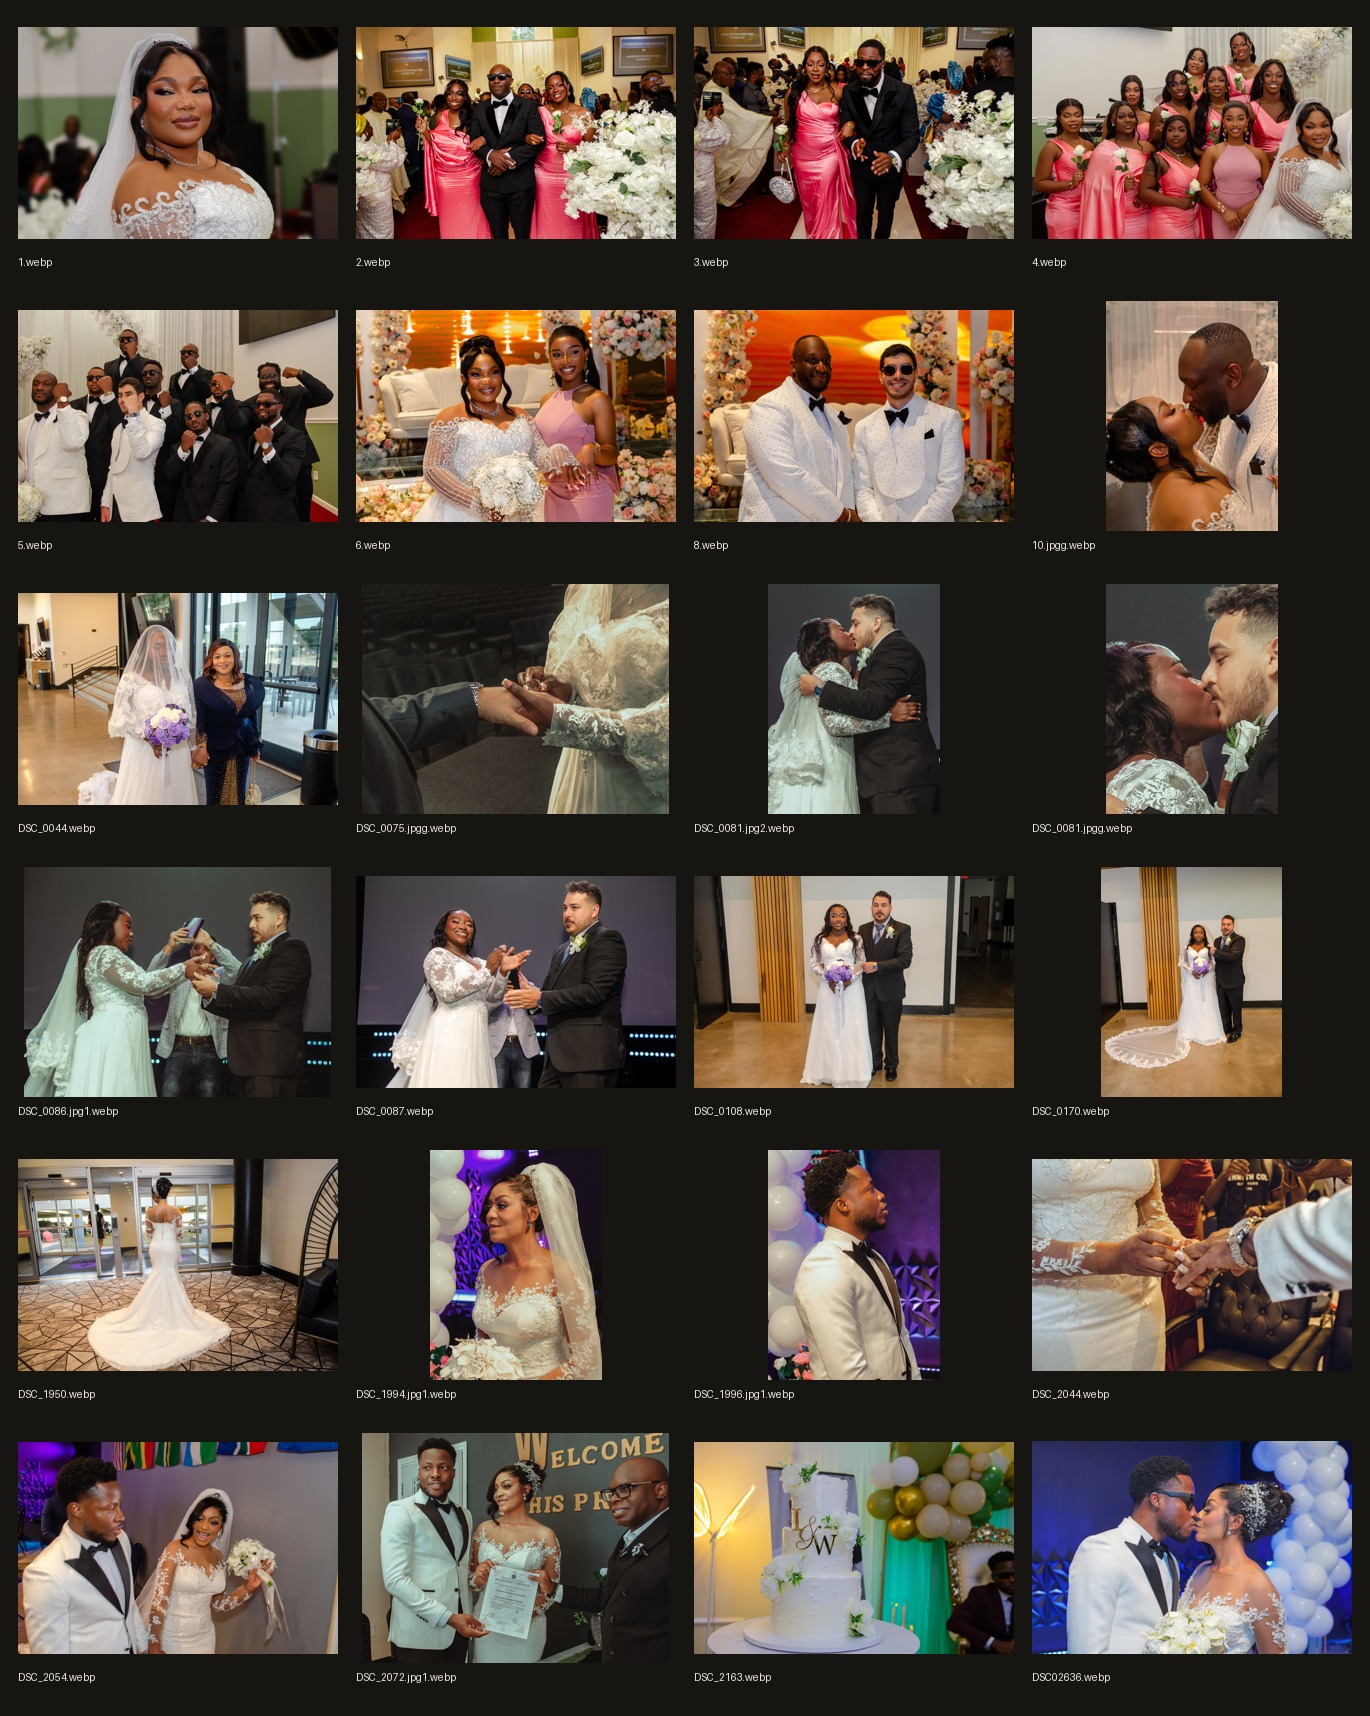

Write Python code to recreate this figure.

from PIL import Image, ImageOps, ImageDraw, ImageFont
from pathlib import Path

# Exact wedding image folder
image_folder = Path("images-webp/wedding")

# Only the 24 images used in the wedding viewer
image_files = [
    "1.webp", "2.webp", "3.webp", "4.webp",
    "5.webp", "6.webp", "8.webp", "10.jpgg.webp",
    "DSC_0044.webp", "DSC_0075.jpgg.webp",
    "DSC_0081.jpg2.webp", "DSC_0081.jpgg.webp",
    "DSC_0086.jpg1.webp", "DSC_0087.webp",
    "DSC_0108.webp", "DSC_0170.webp",
    "DSC_1950.webp", "DSC_1994.jpg1.webp",
    "DSC_1996.jpg1.webp", "DSC_2044.webp",
    "DSC_2054.webp", "DSC_2072.jpg1.webp",
    "DSC_2163.webp", "DSC02636.webp"
]

# Contact sheet layout
columns = 4
thumb_width = 320
thumb_height = 230
label_height = 35
padding = 18

rows = (len(image_files) + columns - 1) // columns

sheet_width = columns * (thumb_width + padding) + padding
sheet_height = rows * (thumb_height + label_height + padding) + padding

sheet = Image.new("RGB", (sheet_width, sheet_height), "#171512")
draw = ImageDraw.Draw(sheet)

font = ImageFont.load_default()

for index, filename in enumerate(image_files):

    image_path = image_folder / filename

    if not image_path.exists():
        print(f"Missing: {filename}")
        continue

    with Image.open(image_path) as original:
        image = ImageOps.exif_transpose(original).convert("RGB")
        thumbnail = ImageOps.contain(image, (thumb_width, thumb_height))

    column = index % columns
    row = index // columns

    x = padding + column * (thumb_width + padding)
    y = padding + row * (thumb_height + label_height + padding)

    # Center image inside thumbnail area
    image_x = x + (thumb_width - thumbnail.width) // 2
    image_y = y + (thumb_height - thumbnail.height) // 2

    sheet.paste(thumbnail, (image_x, image_y))

    draw.text(
        (x, y + thumb_height + 8),
        filename,
        fill="#eeeae3",
        font=font
    )

output_path = Path("wedding-contact-sheet.jpg")
sheet.save(output_path, quality=92)

print(f"\nContact sheet created: {output_path.resolve()}")
